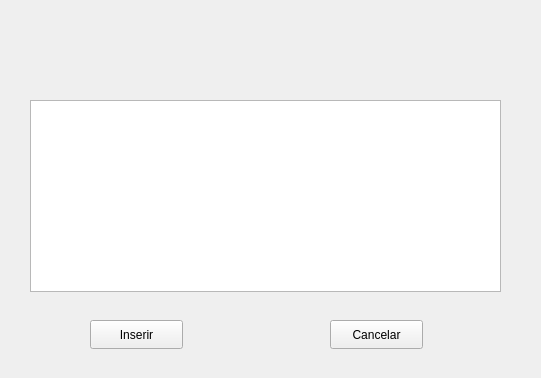
<?xml version="1.0" encoding="UTF-8"?>
<ui version="4.0">
 <class>pesquisaProd</class>
 <widget class="QDialog" name="pesquisaProd">
  <property name="geometry">
   <rect>
    <x>0</x>
    <y>0</y>
    <width>541</width>
    <height>378</height>
   </rect>
  </property>
  <property name="windowTitle">
   <string>Dialog</string>
  </property>
  <widget class="QTableWidget" name="tw_listaProd">
   <property name="geometry">
    <rect>
     <x>30</x>
     <y>100</y>
     <width>471</width>
     <height>192</height>
    </rect>
   </property>
  </widget>
  <widget class="QPushButton" name="btn_inserir">
   <property name="geometry">
    <rect>
     <x>90</x>
     <y>320</y>
     <width>93</width>
     <height>29</height>
    </rect>
   </property>
   <property name="text">
    <string>Inserir</string>
   </property>
   <property name="autoDefault">
    <bool>false</bool>
   </property>
  </widget>
  <widget class="QPushButton" name="btn_cancel">
   <property name="geometry">
    <rect>
     <x>330</x>
     <y>320</y>
     <width>93</width>
     <height>29</height>
    </rect>
   </property>
   <property name="text">
    <string>Cancelar</string>
   </property>
   <property name="autoDefault">
    <bool>false</bool>
   </property>
  </widget>
 </widget>
 <resources/>
 <connections/>
</ui>
